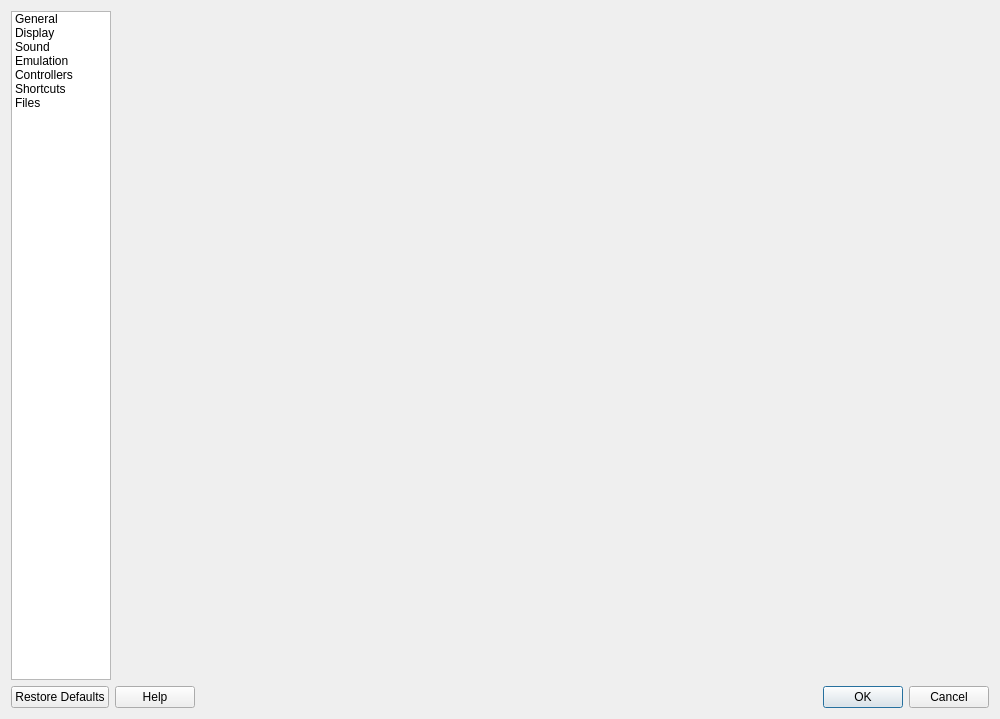
<?xml version="1.0" encoding="UTF-8"?>
<ui version="4.0">
 <class>EmuSettingsWindow</class>
 <widget class="QDialog" name="EmuSettingsWindow">
  <property name="geometry">
   <rect>
    <x>0</x>
    <y>0</y>
    <width>1000</width>
    <height>719</height>
   </rect>
  </property>
  <property name="focusPolicy">
   <enum>Qt::NoFocus</enum>
  </property>
  <property name="windowTitle">
   <string>Settings</string>
  </property>
  <layout class="QVBoxLayout" name="verticalLayout">
   <item>
    <layout class="QHBoxLayout" name="horizontalLayout_2">
     <item>
      <widget class="QListWidget" name="panelList">
       <property name="sizePolicy">
        <sizepolicy hsizetype="Preferred" vsizetype="Expanding">
         <horstretch>0</horstretch>
         <verstretch>0</verstretch>
        </sizepolicy>
       </property>
       <property name="sizeAdjustPolicy">
        <enum>QAbstractScrollArea::AdjustToContents</enum>
       </property>
       <property name="resizeMode">
        <enum>QListView::Fixed</enum>
       </property>
       <item>
        <property name="text">
         <string>General</string>
        </property>
        <property name="icon">
         <iconset resource="resources/snes9x.qrc">
          <normaloff>:/icons/blackicons/settings.svg</normaloff>:/icons/blackicons/settings.svg</iconset>
        </property>
       </item>
       <item>
        <property name="text">
         <string>Display</string>
        </property>
        <property name="icon">
         <iconset resource="resources/snes9x.qrc">
          <normaloff>:/icons/blackicons/display.svg</normaloff>:/icons/blackicons/display.svg</iconset>
        </property>
       </item>
       <item>
        <property name="text">
         <string>Sound</string>
        </property>
        <property name="icon">
         <iconset resource="resources/snes9x.qrc">
          <normaloff>:/icons/blackicons/sound.svg</normaloff>:/icons/blackicons/sound.svg</iconset>
        </property>
       </item>
       <item>
        <property name="text">
         <string>Emulation</string>
        </property>
        <property name="icon">
         <iconset resource="resources/snes9x.qrc">
          <normaloff>:/icons/blackicons/emulation.svg</normaloff>:/icons/blackicons/emulation.svg</iconset>
        </property>
       </item>
       <item>
        <property name="text">
         <string>Controllers</string>
        </property>
        <property name="icon">
         <iconset resource="resources/snes9x.qrc">
          <normaloff>:/icons/blackicons/joypad.svg</normaloff>:/icons/blackicons/joypad.svg</iconset>
        </property>
       </item>
       <item>
        <property name="text">
         <string>Shortcuts</string>
        </property>
        <property name="icon">
         <iconset resource="resources/snes9x.qrc">
          <normaloff>:/icons/blackicons/keyboard.svg</normaloff>:/icons/blackicons/keyboard.svg</iconset>
        </property>
       </item>
       <item>
        <property name="text">
         <string>Files</string>
        </property>
        <property name="icon">
         <iconset resource="resources/snes9x.qrc">
          <normaloff>:/icons/blackicons/folders.svg</normaloff>:/icons/blackicons/folders.svg</iconset>
        </property>
       </item>
      </widget>
     </item>
     <item>
      <widget class="QStackedWidget" name="stackedWidget">
       <property name="sizePolicy">
        <sizepolicy hsizetype="Expanding" vsizetype="Expanding">
         <horstretch>0</horstretch>
         <verstretch>0</verstretch>
        </sizepolicy>
       </property>
      </widget>
     </item>
    </layout>
   </item>
   <item>
    <layout class="QHBoxLayout" name="horizontalLayout">
     <item>
      <widget class="QPushButton" name="defaultsButton">
       <property name="focusPolicy">
        <enum>Qt::NoFocus</enum>
       </property>
       <property name="toolTip">
        <string>Restore all settings on the current page to their default values.</string>
       </property>
       <property name="whatsThis">
        <string>Restore all settings on the current page to their default values.</string>
       </property>
       <property name="text">
        <string>Restore Defaults</string>
       </property>
       <property name="autoDefault">
        <bool>false</bool>
       </property>
      </widget>
     </item>
     <item>
      <widget class="QPushButton" name="pushButton_help">
       <property name="toolTip">
        <string>Click on a setting to find out more info.</string>
       </property>
       <property name="text">
        <string>Help</string>
       </property>
       <property name="autoDefault">
        <bool>false</bool>
       </property>
      </widget>
     </item>
     <item>
      <spacer name="horizontalSpacer">
       <property name="orientation">
        <enum>Qt::Horizontal</enum>
       </property>
       <property name="sizeHint" stdset="0">
        <size>
         <width>40</width>
         <height>20</height>
        </size>
       </property>
      </spacer>
     </item>
     <item>
      <widget class="QDialogButtonBox" name="buttonBox">
       <property name="orientation">
        <enum>Qt::Horizontal</enum>
       </property>
       <property name="standardButtons">
        <set>QDialogButtonBox::Cancel|QDialogButtonBox::Ok</set>
       </property>
      </widget>
     </item>
    </layout>
   </item>
  </layout>
 </widget>
 <resources>
  <include location="resources/snes9x.qrc"/>
 </resources>
 <connections/>
</ui>
